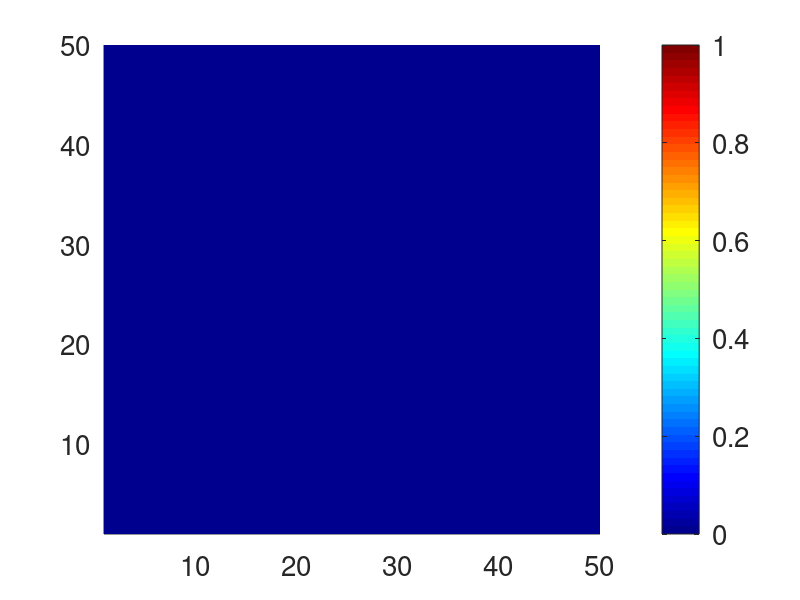

MATLAB code to generate this figure:
clear
clc
close all

k = 99;
t = 475;

n = 50;
m = 50;

fsm_data = zeros(n,m);
fsm_data_vacc = fsm_data;

for i=0:k
	fileTitle = strcat('../virus_spatial_',int2str(i));
	fileTitle = strcat(fileTitle,'_','turn',int2str(t),'.dat');
	if(exist(fileTitle))
		current = load(fileTitle);
		fsm_data += current;
	endif
endfor

figure(1);
hold on;
image(fsm_data)
h = colorbar();
colormap('jet')
axis([1 m 1 n])
set(gca(),'fontsize',20)
set(h,'fontsize',20)
